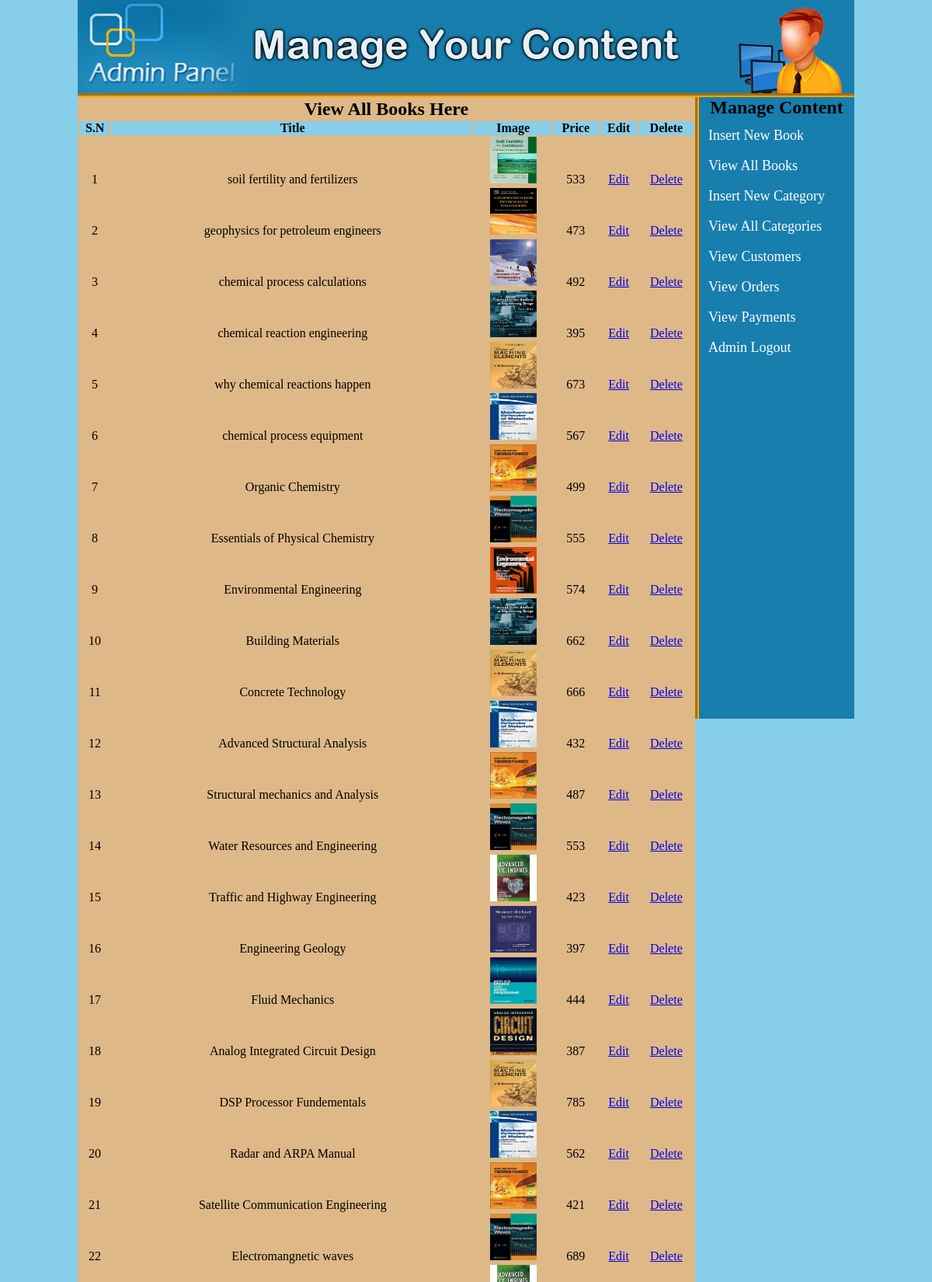
Page /admin_area/index.php?view_books (signed in, upper part) on the committed database.
### tables this page shows
CREATE TABLE `books` (
  `book_id` int(100) NOT NULL,
  `book_cat` varchar(100) NOT NULL,
  `book_title` varchar(255) NOT NULL,
  `book_price` int(100) NOT NULL,
  `book_desc` text NOT NULL,
  `book_image` text NOT NULL,
  `book_keywords` text NOT NULL
);

### admin_area/view_books.php (the view)
<?php
if(!isset($_SESSION['user_email'])){
	echo "<script>window.open('login.php?not_admin=You are not an Admin!','_self')</script>";
}
else {
?>
<table width="795" align="center" bgcolor="Burlywood">
	<tr align="center">
		<td colspan="6"><h2>View All Books Here</h2></td>
	</tr>
	<tr align="center" bgcolor="skyblue">
		<th>S.N</th>
		<th>Title</th>
		<th>Image</th>
		<th>Price</th>
		<th>Edit</th>
		<th>Delete</th>
	</tr>
	<?php
	include("includes/db.php");
	$get_book = "select * from books";
	$run_book = mysqli_query($con, $get_book);
	$i = 0;
	while ($row_book=mysqli_fetch_array($run_book)){
		$book_id = $row_book['book_id'];
		$book_title = $row_book['book_title'];
		$book_image = $row_book['book_image'];
		$book_price = $row_book['book_price'];
		$i++;
	?>
	<tr align="center">
		<td><?php echo $i;?></td>
		<td><?php echo $book_title;?></td>
		<td><img src="book_images/<?php echo $book_image;?>" width="60" height="60"/></td>
		<td><?php echo $book_price;?></td>
		<td><a href="index.php?edit_book=<?php echo $book_id; ?>">Edit</a></td>
		<td><a href="delete_book.php?delete_book=<?php echo $book_id;?>">Delete</a></td>
	</tr>
	<?php } ?>
</table>
<?php } ?>

### admin_area/styles/style.css (style rules this page uses)
html, body, div, span, applet, object, iframe, h1, h2, h3, h4, h5, h6, p, blockquote, pre, a, abbr, acronym, address, big, cite, code, del, dfn, em, img, ins, kbd, q, s, samp, small, strike, strong, sub, sup, tt, var, b, u, i, center, dl, dt, dd, ol, ul, li, fieldset, form, label, legend, table, caption, tbody, tfoot, thead, tr, th, td, article, aside, canvas, details, embed, figure, figcaption, footer, header, hgroup, menu, nav, output, ruby, section, summary, time, mark, audio, video { margin: 0; padding: 0; border: 0; vertical-align: baseline; }
body { background:skyblue; }

### rows in the picture
books: book_title "soil fertility and fertilizers", book_image (picture), book_price "533"
books: book_title "geophysics for petroleum engineers", book_image (picture), book_price "473"
books: book_title "chemical process calculations", book_image (picture), book_price "492"
books: book_title "chemical reaction engineering", book_image (picture), book_price "395"
books: book_title "why chemical reactions happen", book_image (picture), book_price "673"
books: book_title "chemical process equipment", book_image (picture), book_price "567"
books: book_title "Organic Chemistry", book_image (picture), book_price "499"
books: book_title "Essentials of Physical Chemistry", book_image (picture), book_price "555"
books: book_title "Environmental Engineering", book_image (picture), book_price "574"
books: book_title "Building Materials", book_image (picture), book_price "662"
books: book_title "Concrete Technology", book_image (picture), book_price "666"
books: book_title "Advanced Structural Analysis", book_image (picture), book_price "432"
books: book_title "Structural mechanics and Analysis", book_image (picture), book_price "487"
books: book_title "Water Resources and Engineering", book_image (picture), book_price "553"
books: book_title "Traffic and Highway Engineering", book_image (picture), book_price "423"
books: book_title "Engineering Geology", book_image (picture), book_price "397"
books: book_title "Fluid Mechanics", book_image (picture), book_price "444"
books: book_title "Analog Integrated Circuit Design", book_image (picture), book_price "387"
books: book_title "DSP Processor Fundementals", book_image (picture), book_price "785"
books: book_title "Radar and ARPA Manual", book_image (picture), book_price "562"
books: book_title "Satellite Communication Engineering", book_image (picture), book_price "421"
books: book_title "Electromangnetic waves", book_image (picture), book_price "689"
books: book_image (picture)
